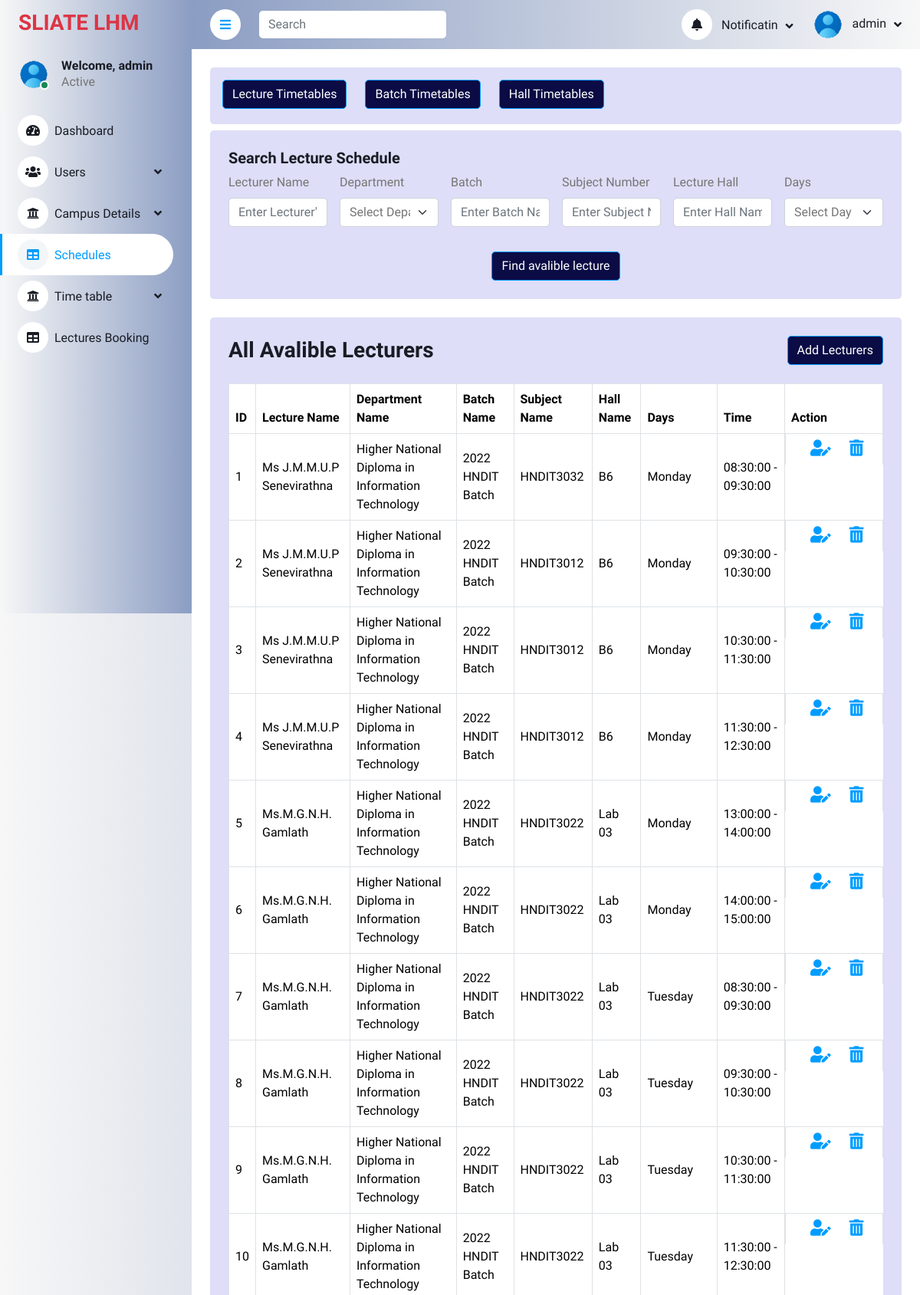
The page /admin/schedules.php (signed in, upper part) on the database its author committed.
### tables this page shows
CREATE TABLE `lecture_schedule` (
  `id` int NOT NULL AUTO_INCREMENT,
  `lecturer_id` int DEFAULT NULL,
  `hall_id` int DEFAULT NULL,
  `department_id` int NOT NULL,
  `batch_id` int NOT NULL,
  `subject_id` int NOT NULL,
  `slot_id` int DEFAULT NULL,
  `days` enum('Monday','Tuesday','Wednesday','Thursday','Friday') DEFAULT NULL,
  `schedule_date` date DEFAULT NULL,
  `status` enum('available','booked') DEFAULT 'available',
  PRIMARY KEY (`id`),
  KEY `lecturer_id` (`lecturer_id`),
  KEY `hall_id` (`hall_id`),
  KEY `department_id` (`department_id`),
  KEY `batch_id` (`batch_id`),
  KEY `slot_id` (`slot_id`),
  KEY `subject_id` (`subject_id`),
  CONSTRAINT `lecture_schedule_ibfk_1` FOREIGN KEY (`lecturer_id`) REFERENCES `lecturers` (`id`) ON DELETE CASCADE,
  CONSTRAINT `lecture_schedule_ibfk_2` FOREIGN KEY (`hall_id`) REFERENCES `lecture_halls` (`id`) ON DELETE CASCADE,
  CONSTRAINT `lecture_schedule_ibfk_3` FOREIGN KEY (`department_id`) REFERENCES `departments` (`id`) ON DELETE CASCADE,
  CONSTRAINT `lecture_schedule_ibfk_4` FOREIGN KEY (`batch_id`) REFERENCES `batches` (`id`) ON DELETE CASCADE,
  CONSTRAINT `lecture_schedule_ibfk_5` FOREIGN KEY (`slot_id`) REFERENCES `timeslot` (`slot_id`) ON DELETE CASCADE,
  CONSTRAINT `lecture_schedule_ibfk_6` FOREIGN KEY (`subject_id`) REFERENCES `subjects` (`id`) ON DELETE CASCADE
);

CREATE TABLE `lecturers` (
  `id` int NOT NULL AUTO_INCREMENT,
  `index_number` varchar(45) DEFAULT NULL,
  `username` varchar(100) NOT NULL,
  `email` varchar(50) NOT NULL,
  `password` varchar(255) NOT NULL,
  `expertise` varchar(255) DEFAULT NULL,
  `address` varchar(255) DEFAULT NULL,
  `mobile_no` varchar(10) DEFAULT NULL,
  `role` enum('Visiting','Permanent') DEFAULT NULL,
  `image_path` varchar(255) DEFAULT NULL,
  `created_at` timestamp NULL DEFAULT CURRENT_TIMESTAMP ON UPDATE CURRENT_TIMESTAMP,
  PRIMARY KEY (`id`),
  UNIQUE KEY `username` (`username`),
  UNIQUE KEY `email` (`email`)
);

CREATE TABLE `departments` (
  `id` int NOT NULL AUTO_INCREMENT,
  `dept_code` varchar(50) DEFAULT NULL,
  `department_name` varchar(100) NOT NULL,
  PRIMARY KEY (`id`)
);

CREATE TABLE `batches` (
  `id` int NOT NULL AUTO_INCREMENT,
  `batch_year` varchar(50) NOT NULL,
  `department_id` int DEFAULT NULL,
  `semester_id` int NOT NULL,
  `batch_name` varchar(50) NOT NULL,
  PRIMARY KEY (`id`),
  KEY `department_id` (`department_id`),
  KEY `semester_id` (`semester_id`),
  CONSTRAINT `batches_ibfk_1` FOREIGN KEY (`department_id`) REFERENCES `departments` (`id`) ON DELETE SET NULL,
  CONSTRAINT `batches_ibfk_2` FOREIGN KEY (`semester_id`) REFERENCES `semester` (`id`) ON DELETE CASCADE
);

CREATE TABLE `subjects` (
  `id` int NOT NULL AUTO_INCREMENT,
  `subject_number` varchar(50) NOT NULL,
  `subject_name` varchar(100) NOT NULL,
  `department_id` int DEFAULT NULL,
  `semester_id` int NOT NULL,
  `credits` int NOT NULL,
  `about` text,
  PRIMARY KEY (`id`),
  UNIQUE KEY `subject_number` (`subject_number`),
  KEY `department_id` (`department_id`),
  KEY `semester_id` (`semester_id`),
  CONSTRAINT `subjects_ibfk_1` FOREIGN KEY (`department_id`) REFERENCES `departments` (`id`) ON DELETE CASCADE,
  CONSTRAINT `subjects_ibfk_2` FOREIGN KEY (`semester_id`) REFERENCES `semester` (`id`) ON DELETE CASCADE
);

CREATE TABLE `lecture_halls` (
  `id` int NOT NULL AUTO_INCREMENT,
  `hall_name` varchar(100) NOT NULL,
  `capacity` int NOT NULL,
  `location` varchar(255) NOT NULL,
  `available` tinyint(1) DEFAULT '1',
  PRIMARY KEY (`id`)
);

CREATE TABLE `timeslot` (
  `slot_id` int NOT NULL AUTO_INCREMENT,
  `start_time` time NOT NULL,
  `end_time` time NOT NULL,
  `is_interval` tinyint(1) DEFAULT '0',
  PRIMARY KEY (`slot_id`),
  UNIQUE KEY `start_time` (`start_time`,`end_time`)
);

### admin/schedules.php (the view, shortened to what this page needs)
<?php include './include/header.php'; ?>
<div class="content">
    <?php include './include/navbar.php'; ?>
    <div class="container-fluid pt-4 px-4">
        <div class="bg-light text-center rounded p-3 mb-2">
            <div class="d-flex align-items-center justify-content-start mb-1">
                <a class="btn  btn-primary" href="timetable_lecture.php">Lecture Timetables</a>
                <a class="btn  btn-primary ms-4" href="timetable_batch.php">Batch Timetables</a>
                <a class="btn  btn-primary ms-4" href="timetable_hall.php">Hall Timetables</a>
            </div>
        </div>
        <div class="bg-light text-center rounded p-4">
            <div class="">
                <h5 class="mb-2 text-start">Search Lecture Schedule</h5>
                <form class="search-form" method="POST" action="">
                    <div class="row g-3 text-start">
                        <div class="col-md-2">
                            <div class="form-group">
                                <label for="lecturer_name" class="form-label">Lecturer Name</label>
                                <input type="text" id="lecturer_name" name="lecturer_name" class="form-control" placeholder="Enter Lecturer's Name">
                            </div>
                        </div>
                        <div class="col-md-2">
                            <div class="form-group">
                                <label for="department_name" class="form-label">Department</label>
                                <select id="department_name" name="department_name" class="form-select">
                                    <option value="">Select Department</option>
                                </select>
                            </div>
                        </div>
                        <div class="col-md-2">
                            <div class="form-group">
                                <label for="batch_name" class="form-label">Batch</label>
                                <input type="text" id="batch_name" name="batch_name" class="form-control" placeholder="Enter Batch Name">
                            </div>
                        </div>
                        <div class="col-md-2">
                            <div class="form-group">
                                <label for="subject_num" class="form-label">Subject Number</label>
                                <input type="text" id="subject_num" name="subject_num" class="form-control" placeholder="Enter Subject Number">
                            </div>
                        </div>
                        <div class="col-md-2">
                            <div class="form-group">
                                <label for="hall_name" class="form-label">Lecture Hall</label>
                                <input type="text" id="hall_name" name="hall_name" class="form-control" placeholder="Enter Hall Name">
                            </div>
                        </div>
                        <div class="col-md-2">
                            <div class="form-group">
                                <label for="days" class="form-label">Days</label>
                                <select id="days" name="days" class="form-select">
                                    <option value="">Select Day</option>
                                </select>
                            </div>
                        </div>
                        <div class="col-12 text-center ">
                            <button type="submit" class="btn btn-primary mt-3">Find avalible lecture</button>
                        </div>
                    </div>
                </form>
            </div>
        </div>
        <div class="bg-light text-center rounded p-4 mt-4">
            <div class="d-flex align-items-center justify-content-between mb-4">
                <h3 class="mb-0">All Avalible Lecturers</h3>
                <button type="button" class="btn btn-primary" data-bs-toggle="modal" data-bs-target="#batchModal">Add Lecturers</button>
            </div>
            <div class="table-responsive">
                <table class="table text-start align-middle table-bordered table-hover mb-0">
                    <thead>
                        <tr class="text-dark">
                            <th scope="col">ID</th>
                            <th scope="col">Lecture Name</th>
                            <th scope="col">Department Name</th>
                            <th scope="col">Batch Name</th>
                            <th scope="col">Subject Name</th>
                            <th scope="col">Hall Name</th>
                            <th scope="col">Days</th>
                            <th scope="col">Time</th>
                            <th scope="col">Action</th>
                        </tr>
                    </thead>
                    <tbody>
                        <?php
                        $sql = "SELECT ls.id,
                                      l.username AS lecturer_name,
                                      d.department_name,
                                      b.batch_name,
                                      s.subject_number AS subject_num,
                                      lh.hall_name,
                                      ls.days,
                                      ts.start_time, ts.end_time
                               FROM lecture_schedule ls
                               JOIN lecturers l ON ls.lecturer_id = l.id
                               JOIN departments d ON ls.department_id = d.id
                               JOIN batches b ON ls.batch_id = b.id
                               JOIN subjects s ON ls.subject_id = s.id
                               JOIN lecture_halls lh ON ls.hall_id = lh.id
                               JOIN timeslot ts ON ls.slot_id = ts.slot_id
                               WHERE 1=1";
                        $stmt = $conn->prepare($sql);
                        $stmt->execute();
                        $result = $stmt->fetchAll(PDO::FETCH_ASSOC);
                        if (!empty($result)) {
                            foreach ($result as $row) {
                                echo '<tr>';
                                echo '<td>' . htmlspecialchars($row['id']) . '</td>';
                                echo '<td>' . htmlspecialchars($row['lecturer_name']) . '</td>';
                                echo '<td>' . htmlspecialchars($row['department_name']) . '</td>';
                                echo '<td>' . htmlspecialchars($row['batch_name']) . '</td>';
                                echo '<td>' . htmlspecialchars($row['subject_num']) . '</td>';
                                echo '<td>' . htmlspecialchars($row['hall_name']) . '</td>';
                                echo '<td>' . htmlspecialchars($row['days']) . '</td>';
                                echo '<td>' . htmlspecialchars($row['start_time'] . ' - ' . $row['end_time']) . '</td>';
                                echo '<td class="d-flex align-items-lg-center justify-content-around">';
                                echo '<a href="#" class="edit-lecture ms-4" data-id="' . $row['id'] . '" data-bs-toggle="modal" data-bs-target="#EditbatchModal"><i class="fas fa-user-edit fa-lg"></i></a>';
                                echo '<a href="include/delete.php?type=schedules&id=' . $row['id'] . '" class="ms-4 me-3"><i class="fas fa-trash-alt fa-lg" onclick="return confirm(\'Are you sure you want to delete this shedules?\')"></i></a>';
                                echo '</td>';
                                echo '</tr>';
                            }
                        } else {
                            echo '<tr><td colspan="9">No results found</td></tr>';
                        }
                        ?>
                    </tbody>
                </table>
            </div>
        </div>
    </div>
    <?php include './include/footer.php'; ?>

### admin/assets/css/style.css (style rules this page uses)
:root { --primary: #009CFF; --light: #F3F6F9; --dark: #191C24; }
.btn { transition: .5s; }
.btn.btn-primary { color: #FFFFFF; }
.content { margin-left: 250px; min-height: 100vh; background: #FFFFFF; transition: 0.5s; }
@media (min-width: 992px) { .content { width: calc(100% - 250px); } }

### admin/assets/css/adminstyle.css (style rules this page uses)
.back-colors { background: rgb(139,157,195); background: linear-gradient(270deg, rgb(139,157,195) 0%, rgb(247,247,247) 100%); }
.btn-primary { background-color: #0B0B45; }
.bg-light { background-color: #dedef8 !important; }
.table-hover { background-color: #fff; }

### rows shown on the page
lecture_schedule: id "1", lecturer.username "Ms J.M.M.U.P Senevirathna", department.department_name "Higher National Diploma in Information Technology", batch.batch_name "2022 HNDIT Batch", subject.subject_number "HNDIT3032", hall.hall_name "B6", days "Monday", slot.end_time "08:30:00 - 09:30:00"
lecture_schedule: id "2", lecturer.username "Ms J.M.M.U.P Senevirathna", department.department_name "Higher National Diploma in Information Technology", batch.batch_name "2022 HNDIT Batch", subject.subject_number "HNDIT3012", hall.hall_name "B6", days "Monday", slot.end_time "09:30:00 - 10:30:00"
lecture_schedule: id "3", lecturer.username "Ms J.M.M.U.P Senevirathna", department.department_name "Higher National Diploma in Information Technology", batch.batch_name "2022 HNDIT Batch", subject.subject_number "HNDIT3012", hall.hall_name "B6", days "Monday", slot.end_time "10:30:00 - 11:30:00"
lecture_schedule: id "4", lecturer.username "Ms J.M.M.U.P Senevirathna", department.department_name "Higher National Diploma in Information Technology", batch.batch_name "2022 HNDIT Batch", subject.subject_number "HNDIT3012", hall.hall_name "B6", days "Monday", slot.end_time "11:30:00 - 12:30:00"
lecture_schedule: id "5", lecturer.username "Ms.M.G.N.H. Gamlath", department.department_name "Higher National Diploma in Information Technology", batch.batch_name "2022 HNDIT Batch", subject.subject_number "HNDIT3022", hall.hall_name "Lab 03", days "Monday", slot.end_time "13:00:00 - 14:00:00"
lecture_schedule: id "6", lecturer.username "Ms.M.G.N.H. Gamlath", department.department_name "Higher National Diploma in Information Technology", batch.batch_name "2022 HNDIT Batch", subject.subject_number "HNDIT3022", hall.hall_name "Lab 03", days "Monday", slot.end_time "14:00:00 - 15:00:00"
lecture_schedule: id "7", lecturer.username "Ms.M.G.N.H. Gamlath", department.department_name "Higher National Diploma in Information Technology", batch.batch_name "2022 HNDIT Batch", subject.subject_number "HNDIT3022", hall.hall_name "Lab 03", days "Tuesday", slot.end_time "08:30:00 - 09:30:00"
lecture_schedule: id "8", lecturer.username "Ms.M.G.N.H. Gamlath", department.department_name "Higher National Diploma in Information Technology", batch.batch_name "2022 HNDIT Batch", subject.subject_number "HNDIT3022", hall.hall_name "Lab 03", days "Tuesday", slot.end_time "09:30:00 - 10:30:00"
lecture_schedule: id "9", lecturer.username "Ms.M.G.N.H. Gamlath", department.department_name "Higher National Diploma in Information Technology", batch.batch_name "2022 HNDIT Batch", subject.subject_number "HNDIT3022", hall.hall_name "Lab 03", days "Tuesday", slot.end_time "10:30:00 - 11:30:00"
lecture_schedule: id "10", lecturer.username "Ms.M.G.N.H. Gamlath", department.department_name "Higher National Diploma in Information Technology", batch.batch_name "2022 HNDIT Batch", subject.subject_number "HNDIT3022", hall.hall_name "Lab 03", days "Tuesday", slot.end_time "11:30:00 - 12:30:00"

### other values the page prints
$_SESSION['user_name'] "admin"
